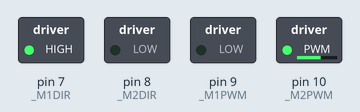
Simulated run of this sketch. Board: Arduino Uno, built with avr-gcc and run on an emulated ATmega328P. Parts: switched loads named in the sketch (green lamp = pin HIGH).

Above: at 0.15 s.
At 20.9 s:
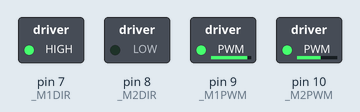
At 39.55 s:
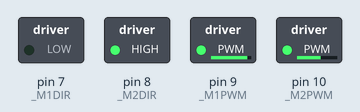
Timing chart, 0 to 40.0 s (numbered marks = the images above):
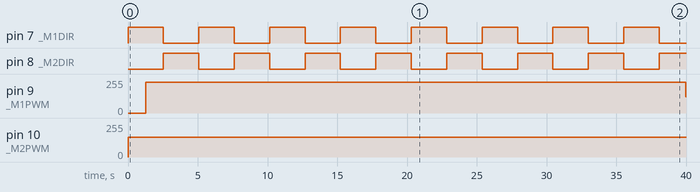

The sketch:

carduino.ino
```cpp
// ****************************************************************
// CARDUINO INTERFACE
// ****************************************************************
// Direction pins
const unsigned char _M1DIR = 7;
const unsigned char _M2DIR = 8;

// Steering Pins
const unsigned char _M1PWM = 9;
const unsigned char _M2PWM = 10;


// helper method to run motor from pin with speed for millis.
void runMotor(int speedPin, int directionPin, int mSpeed, int mDirection){
  analogWrite(speedPin, mSpeed);
  digitalWrite(directionPin, mDirection);
}


void stopMovement(){
  analogWrite(_M1PWM, 0);

}

void stopTurn(){
  analogWrite(_M2PWM, 0);
}

// Turn the drive wheels forward at speed for time milliseconds.
void accelerateForward(int initial, int final, int aDelay){
    // drive forward
    for (int i = initial; i <= final; i++){
        runMotor(_M1PWM, _M1DIR, i, HIGH);
        delay(aDelay);
    }
}

// Turn the drive wheels forward at speed for time milliseconds.
void decellerateForward(int initial, int final, int aDelay){
    // drive forward
    for (int i = initial; i >= final; i--){
        runMotor(_M1PWM, _M1DIR, i, HIGH);
        delay(aDelay);
    }
}

// Turn the drive wheels forward at speed for time milliseconds.
void accelerateBackward(int initial, int final, int aDelay){
    // drive forward
    for (int i = initial; i <= final; i++){
        runMotor(_M1PWM, _M1DIR, i, LOW);
        delay(aDelay);
    }
}

// Turn the drive wheels forward at speed for time milliseconds.
void decellerateBackward(int initial, int final, int aDelay){
    // drive forward
    for (int i = initial; i >= final; i--){
        runMotor(_M1PWM, _M1DIR, i, LOW);
        delay(aDelay);
    }
}


// Turn the drive wheels forward at speed for time milliseconds.
void moveForward(int mSpeed){
    // drive forward
    runMotor(_M1PWM, _M1DIR, mSpeed, HIGH);
}


// Turn the drive wheels backward at speed for time milliseconds.
void moveBackward(int mSpeed){
    // drive reverse
    runMotor(_M1PWM, _M1DIR, mSpeed, LOW);
}


// Rotate the back wheel left at speed for time milliseconds.
void turnLeft(int mSpeed){
    // turn left
    runMotor(_M2PWM, _M2DIR, mSpeed, HIGH);

}

// Rotate the back wheel right at speed for time milliseconds.
void turnRight(int mSpeed){
    // turn right direction
    runMotor(_M2PWM, _M2DIR, mSpeed, LOW);
}


// Move the Carduino in a circle.
void moveCircle(int driveSpeed, int mMillis){
  turnLeft(driveSpeed);
  moveForward(driveSpeed);
  delay(mMillis);
  stopMovement();
  stopTurn();
}

// move the Carduino in a box.
void moveBox(int mDelay){
  int mMinSpeed = 20;
  int mSpeed = 120;
  int tSpeed = 150;
  int tDelay = 1250;

  // ********************************
  // leg 1
  // ********************************

  // turn
  turnRight(tSpeed);
  moveForward(mSpeed);
  delay(tDelay);
  stopTurn();

  // straight movement
  delay(mDelay);

  // turn again
  turnRight(tSpeed);
  delay(tDelay);
  stopMovement();


  // ********************************
  // leg 2
  // ********************************

  // turn
  turnLeft(tSpeed);
  moveBackward(mSpeed);
  delay(tDelay);
  stopTurn();

  // straight movement
  delay(mDelay);

  // turn again
  turnLeft(tSpeed);
  delay(tDelay);
  stopMovement();


  // ********************************
  // leg 3
  // ********************************

  // turn
  turnRight(tSpeed);
  moveForward(mSpeed);
  delay(tDelay);
  stopTurn();

  // straight movement
  delay(mDelay);

  // turn again
  turnRight(tSpeed);
  delay(tDelay);
  stopMovement();

  // ********************************
  // leg 4
  // ********************************

  // turn
  turnLeft(tSpeed);
  moveBackward(mSpeed);
  delay(tDelay);
  stopTurn();

  // straight movement
  delay(mDelay);

  // turn again
  turnLeft(tSpeed);
  delay(tDelay);
  stopMovement();
}

// move the Carduino in a box.
void moveBoxAcceleration(){
  int aDelay = 6;
  int mMinSpeed = 20;
  int mSpeed = 230;
  int tSpeed = 150;
  int tDelay = 1250;

  // ********************************
  // leg 1
  // ********************************

  // turn
  turnRight(tSpeed);
  accelerateForward(mMinSpeed, mSpeed, aDelay);
  //delay(tDelay);
  //delay(tDelay);
  decellerateForward(mSpeed, mMinSpeed, aDelay);
  stopMovement();


  // ********************************
  // leg 2
  // ********************************

  // turn
  turnLeft(tSpeed);
  accelerateBackward(mMinSpeed, mSpeed, aDelay);
  //delay(tDelay);
  //delay(tDelay);
  decellerateBackward(mSpeed, mMinSpeed, aDelay);
  stopMovement();


  // ********************************
  // leg 3
  // ********************************

  // turn
  turnRight(tSpeed);
  accelerateForward(mMinSpeed, mSpeed, aDelay);
  //delay(tDelay);
  //delay(tDelay);
  decellerateForward(mSpeed, mMinSpeed, aDelay);
  stopMovement();

  // ********************************
  // leg 4
  // ********************************

  // turn
  turnLeft(tSpeed);
  accelerateBackward(mMinSpeed, mSpeed, aDelay);
  //delay(tDelay);
  //delay(tDelay);
  decellerateBackward(mSpeed, mMinSpeed, aDelay);
  stopMovement();
}


int current = 0;

// test the Carduino move methods.
void test(){
    if(current++ < 3) {

      moveCircle(150, 12000);
    //moveBox(2000);

    //wait
    delay (1000);
  }

   else {
     delay(100000);
   }

}

// move forward and backward, quickly (with acceleration)
void amandaSHANK(){
  int MIN = 15;
 int MAX = 255;
 int DELAY = 1;
 accelerateForward(MIN, MAX, DELAY);
 decellerateForward(MAX, MIN, DELAY);
 accelerateBackward(MIN, MAX, DELAY);
 decellerateBackward(MAX, MIN, DELAY);
 delay(500);

}

// ****************************************************************
// SETUP, LOOP
// ****************************************************************
// put your setup code here, to run once:
void setup() {
  // TODO: find pin #'s from https://www.pololu.com/product/2511
  // PWM: http://www.arduino.cc/en/Tutorial/PWM
  // analogWrite http://www.arduino.cc/en/Reference/AnalogWrite

  digitalWrite(_M1PWM, LOW);
  pinMode(_M1PWM, OUTPUT);
  digitalWrite(_M1PWM, LOW);
  digitalWrite(_M2PWM, LOW);
  pinMode(_M2PWM, OUTPUT);
  digitalWrite(_M2PWM, LOW);
  digitalWrite(_M1DIR, LOW);
  pinMode(_M1DIR, OUTPUT);
  digitalWrite(_M1DIR, LOW);
  digitalWrite(_M2DIR, LOW);
  pinMode(_M2DIR, OUTPUT);
  digitalWrite(_M2DIR, LOW);

}


// put your main code here, to run repeatedly:
void loop() {
 // test();
 // moveCircle(150, 12000);
 // moveBox(250);
 // amandaSHANK();
 moveBoxAcceleration();
}
```

Measured:
- by itself, pin 7 (_M1DIR), pin 8 (_M2DIR): alternates HIGH for 2.5 s and LOW for 2.5 s
- by itself, pin 9 (_M1PWM): 0/255 → 230/255 at 1.3 s, → 123/255 38.7 s later
- by itself, pin 10 (_M2PWM): 0/255 → 150/255 at 0.00 s
